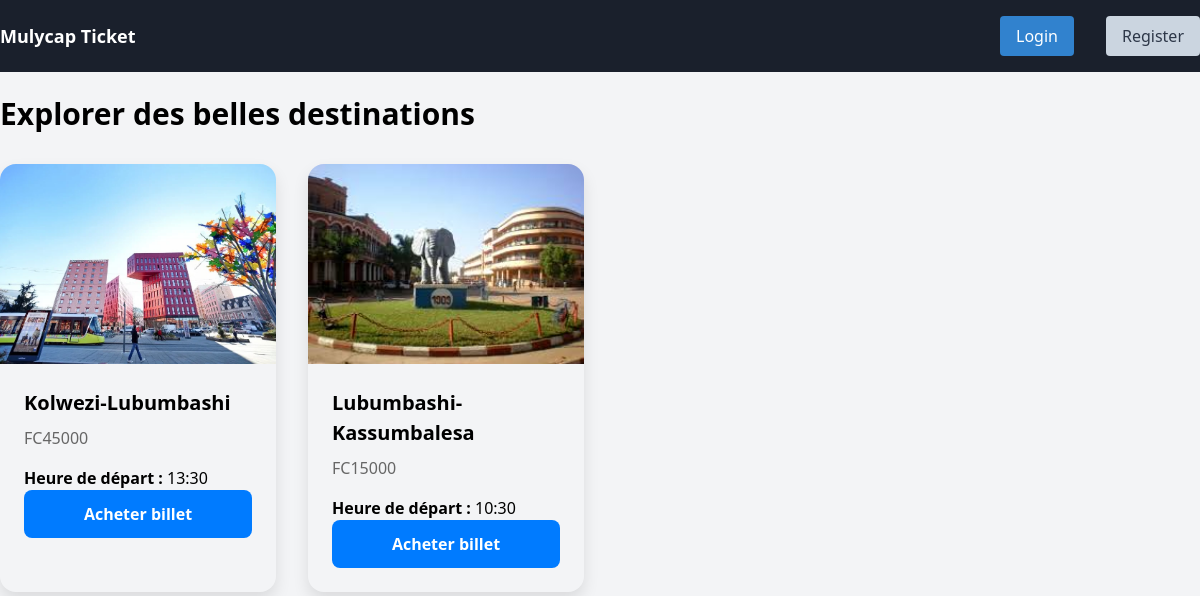
The page / on the database its author committed.
### project/models.py (models this page shows, shortened)
class Destination(models.Model):
    name = models.CharField(max_length=100)
    heure_depart = models.TimeField()
    bus = models.ForeignKey(Bus,on_delete=models.CASCADE)
    photo = models.ImageField(upload_to='voyage')
    montant = models.PositiveBigIntegerField(default=0)

### project/views.py (the view)
# urls.py: path('', views.destination_list, name='home'),
def destination_list(request):
    destinations = Destination.objects.all()
    return render(request, 'destination_list.html', {'destinations': destinations})

### project/templates/destination_list.html (shortened to what this page needs)
{% extends 'base.html' %}
{% block content %}
    <h1 class="text-3xl font-bold mb-8">Explorer des belles destinations</h1>
    <div class="grid grid-cols-1 sm:grid-cols-2 md:grid-cols-3 lg:grid-cols-4 gap-8">
        {% for destination in destinations %}
            <div class="card">
                <img src="{{ destination.photo.url }}" alt="{{ destination.name }}">
                <div class="card-content">
                    <h2 class="card-title">{{ destination.name }}</h2>
                    <p class="card-price">FC{{ destination.montant }} </p>
                    <p class="card-detail"><strong>Heure de départ :</strong> {{ destination.heure_depart }}</p>
                    <a href="{% url 'purchase_ticket' destination.id %}" class="btn-buy">Acheter billet</a>
                </div>
            </div>
        {% endfor %}
    </div>
{% endblock %}

### project/templates/base.html (style rules this page uses)
body { font-family: 'Segoe UI', Tahoma, Geneva, Verdana, sans-serif; }
.card { border-radius: 8px; box-shadow: 0 0 20px rgba(0, 0, 0, 0.1); }
.card img { border-top-left-radius: 8px; border-top-right-radius: 8px; }

### project/templates/destination_list.html (style rules this page uses)
.card { position: relative; overflow: hidden; border-radius: 1rem; box-shadow: 0 8px 16px rgba(0, 0, 0, 0.1); transition: transform 0.3s ease-in-out; }
.card img { width: 100%; height: 200px; object-fit: cover; object-position: center; transition: transform 0.3s ease-in-out; }
.card-content { padding: 1.5rem; }
.card-title { font-size: 1.25rem; font-weight: 600; margin-bottom: 0.5rem; }
.card-price { font-size: 1rem; color: #666; margin-bottom: 1rem; }
.btn-buy { display: block; width: 100%; padding: 0.75rem 1.5rem; background-color: #007bff; color: #fff; font-weight: 600; text-align: center; border: none; border-radius: 0.5rem; cursor: pointer; transition: background-color 0.3s ease-in-out; }

### rows shown on the page
Destination: photo (picture), name "Kolwezi-Lubumbashi", montant "45000", heure_depart "13:30"
Destination: photo (picture), name "Lubumbashi-Kassumbalesa", montant "15000", heure_depart "10:30"
